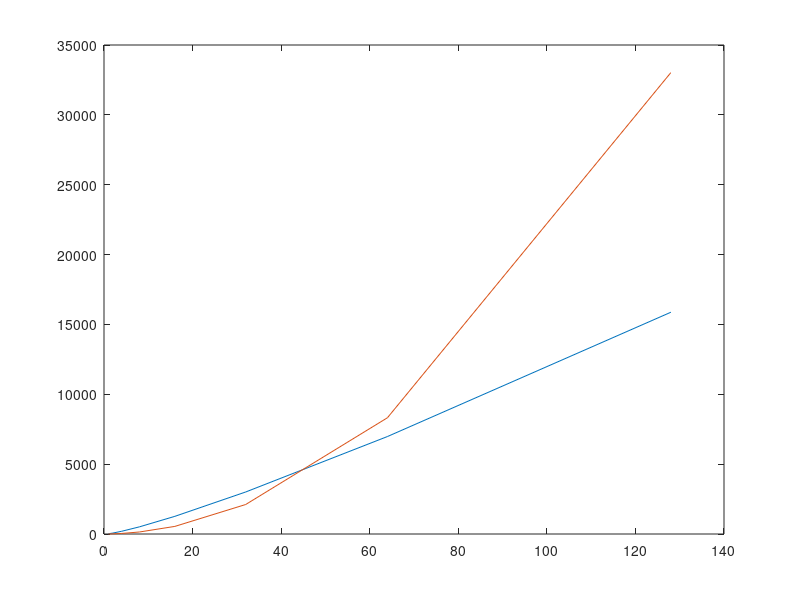

Recreate this plot in MATLAB. (Note: this script raises an error after producing the figure.)
ba = [4	12	40	144	544	2112	8320	33024	131584	525312	2099200	8392704	33562624	134234112];
fa = [19	68	196	512	1264	3008	6976	15872	35584	78848	173056	376832	815104	1753088];
N=[1,2,4,8,16,32,64,128,256,512,1024,2048,4096,8192];
plot(N(1:8),fa(1:8),N(1:8),ba(1:8))
legend('FFT','Brute Force','location', 'NW');
grid on;
xlabel('Number of coefficients (N)');
ylabel('Number of Assignments');
title('FFT vs Brute Force Assignments based on input');
plot(N,fa,N,ba)
legend('FFT','Brute Force','location', 'NW');
grid on;
xlabel('Number of coefficients (N)');
ylabel('Number of Assignments');
title('FFT vs Brute Force Assignments based on input');

bc = [1	4	16	64	256	1024	4096	16384	65536	262144	1048576	4194304	16777216	67108864];
fc = [3	12	36	96	240	576	1344	3072	6912	15360	33792	73728	159744	344064];
plot(N(1:6),fc(1:6),N(1:6),bc(1:6))
legend('FFT','Brute Force','location', 'NW');
grid on;
xlabel('Number of coefficients (N)');
ylabel('Number of Comparisons');
title('FFT vs Brute Force Comparisons based on input');

plot(N,fc,N,bc)
legend('FFT','Brute Force','location', 'NW');
grid on;
xlabel('Number of coefficients (N)');
ylabel('Number of Comparisons');
title('FFT vs Brute Force Comparisons based on input');